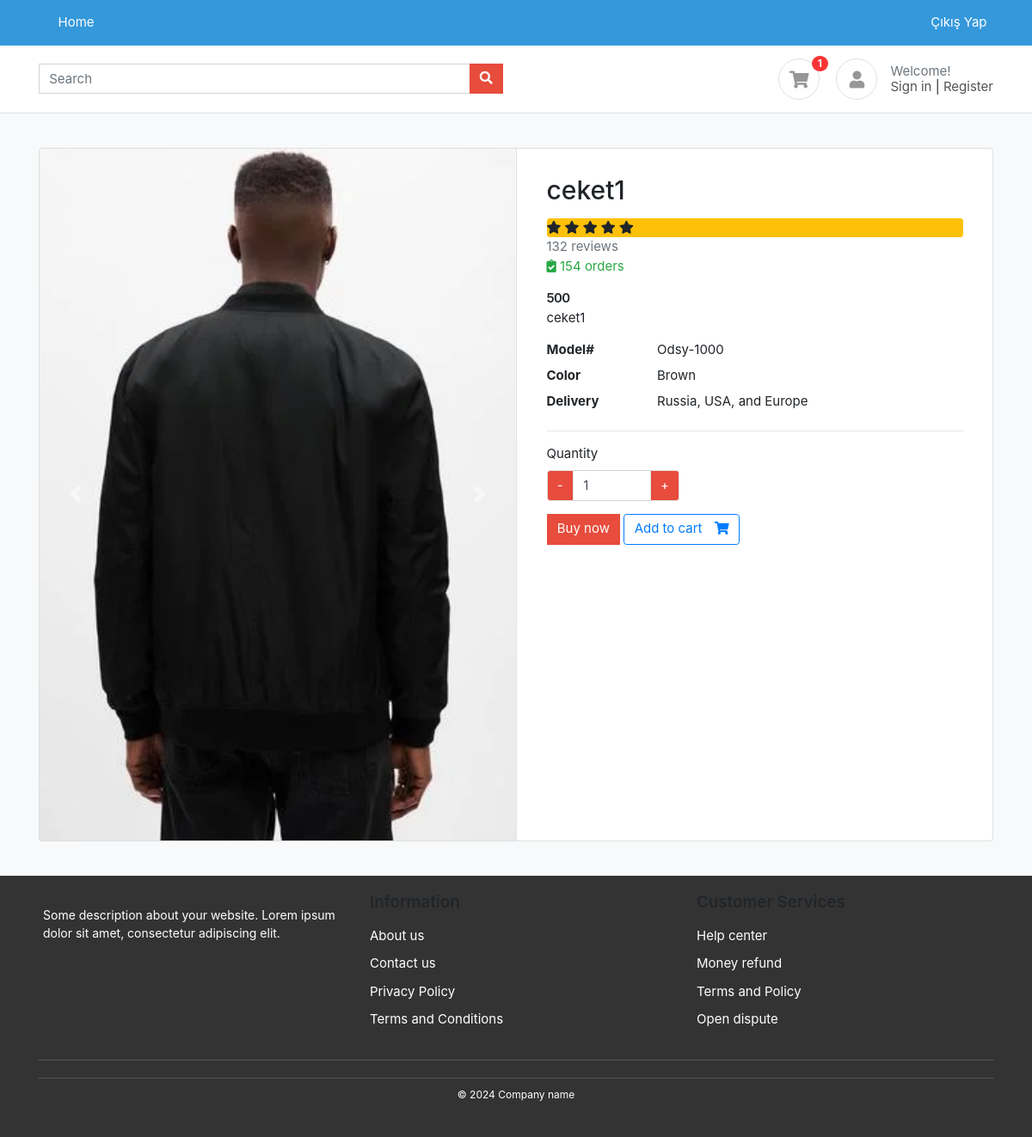
The page /product/ceket1/ (signed in) on the database its author committed.
### accounts/models.py (models this page shows)
class Profile(BaseModel):
    user = models.OneToOneField(User, on_delete=models.CASCADE, related_name="profile")
    is_email_verified = models.BooleanField(default=False)
    email_token = models.CharField(max_length=100, null=True, blank=True)
    profile_image = models.ImageField(upload_to='profile')
    def get_cart_count(self):
        return CartItems.objects.filter(cart__is_paid=False, cart__user=self.user).count()

### products/models.py (models this page shows, shortened)
class  ProductImage(BaseModel):
    product=models.ForeignKey(Product,on_delete=models.CASCADE,related_name="product_images")
    image=models.ImageField(upload_to="product")

class Product(BaseModel):
    product_name=models.CharField(max_length=100)
    category=models.ForeignKey(Category,on_delete=models.CASCADE,related_name="products")
    price=models.IntegerField()
    product_description=models.TextField()
    slug=models.SlugField(unique=True,null=True,blank=True)
    color_variant=models.ManyToManyField(ColorVariant,blank=True)
    size_variant=models.ManyToManyField(SizeVariant,blank=True)
    discount_price = models.DecimalField(max_digits=10, decimal_places=2, blank=True, null=True)

### products/views.py (the view)
# urls.py: path('<slug>/', get_product, name="get_product"),
def get_product(request, slug):
    try:
       product = Product.objects.get(slug=slug)
       context = {'product': product}
       if request.GET.get('size'):
           size = request.GET.get('size')
           price = product.get_product_price_by_size(size)
           context['selected_size'] = size
           context['updated_price'] = price
       return render(request, 'product/product.html', context=context)
    except Exception as e:
        print(e)

### templates/product/product.html (shortened to what this page needs)
{% extends "base/base.html" %}
{% block start %}
<section class="section-content padding-y bg">
    <div class="container">
    <div class="card">
        <div class="row no-gutters">
            <aside class="col-md-6">
                <div id="product-carousel" class="carousel slide" data-ride="carousel">
                    <div class="carousel-inner">
                        {% for image in product.product_images.all %}
                            <div class="carousel-item {% if forloop.first %}active{% endif %}">
                                <img src="/media/{{ image.image }}" class="d-block w-100" alt="{{ product.product_name }}">
                            </div>
                        {% endfor %}
                    </div>
                    <a class="carousel-control-prev" href="#product-carousel" role="button" data-slide="prev">
                        <span class="carousel-control-prev-icon" aria-hidden="true"></span>
                    </a>
                    <a class="carousel-control-next" href="#product-carousel" role="button" data-slide="next">
                        <span class="carousel-control-next-icon" aria-hidden="true"></span>
                    </a>
                </div>
            </aside>
            <main class="col-md-6 border-left">
                <article class="content-body">
                    <h2 class="title">{{ product.product_name }}</h2>
                    <div class="rating-wrap my-3">
                        <ul class="list-unstyled">
                            <li class="bg-warning rounded">
                                <i class="fa fa-star"></i> <i class="fa fa-star"></i>
                                <i class="fa fa-star"></i> <i class="fa fa-star"></i>
                                <i class="fa fa-star"></i>
                            </li>
                            <li class="text-muted">132 reviews</li>
                            <li class="text-success"><i class="fa fa-clipboard-check"></i> 154 orders </li>
                        </ul>
                    </div>
                    <div class="price-wrap">
                        <span class="price">
                            {% if updated_price %}
                                {{ updated_price }}
                            {% else %}
                                {{ product.price }}
                            {% endif %}
                        </span>
                    </div>
                    <p>{{ product.product_description }}</p>
                    <dl class="row">
                        <dt class="col-sm-3">Model#</dt>
                        <dd class="col-sm-9">Odsy-1000</dd>
                        <dt class="col-sm-3">Color</dt>
                        <dd class="col-sm-9">Brown</dd>
                        <dt class="col-sm-3">Delivery</dt>
                        <dd class="col-sm-9">Russia, USA, and Europe </dd>
                    </dl>
                    <hr>
                    <div class="form-row">
                        <div class="form-group col-md-4">
                            <label for="quantity-input">Quantity</label>
                            <div class="input-group">
                                <div class="input-group-prepend">
                                    <button class="btn btn-light" type="button" id="button-minus"> - </button>
                                </div>
                                <input id="quantity-input" type="text" class="form-control" value="1">
                                <div class="input-group-append">
                                    <button class="btn btn-light" type="button" id="button-plus"> + </button>
                                </div>
                            </div>
                        </div>
                    </div>
                    <a href="#" class="btn btn-primary"> Buy now </a>
                    <a href="{% url 'add_to_cart' product.uid %}?variant={{selected_size}}" class="btn btn-outline-primary"> <span class="text">Add to cart</span> <i class="fas fa-shopping-cart"></i>  </a>
                </article>
            </main>
        </div>
    </div>
    </div>
</section>
{% endblock %}

### templates/base/base.html (shortened to what this page needs)
<!DOCTYPE html>
<html lang="en">
<head>
    <link href="https://stackpath.bootstrapcdn.com/bootstrap/4.5.2/css/bootstrap.min.css" rel="stylesheet">
    <link href="https://cdnjs.cloudflare.com/ajax/libs/font-awesome/5.15.1/css/all.min.css" rel="stylesheet">
    <link href="/media/css/ui.css" rel="stylesheet" type="text/css">
    <link href="/media/css/responsive.css" rel="stylesheet">
</head>
<body>
    <header class="section-header">
        <nav class="navbar navbar-expand-lg navbar-dark bg-dark">
            <div class="container">
                <div class="collapse navbar-collapse" id="navbarNav">
                    <ul class="navbar-nav mr-auto">
                        <li class="nav-item"><a href="{% url 'index' %}" class="nav-link">Home</a></li>
                    </ul>
                    <ul class="navbar-nav">
                        <li class="nav-item"><a href="#" class="nav-link">Çıkış Yap</a></li>
                    </ul>
                </div>
            </div>
        </nav>
        <section class="header-main border-bottom">
            <div class="container">
                <div class="row align-items-center">
                    <div class="col-lg-6 col-sm-12">
                        <form action="{% url 'index' %}" method="get" class="search">
                            <div class="input-group w-100">
                                <input type="text" class="form-control" name="q" placeholder="Search" value="{{ query }}" style="width:80px">
                                <div class="input-group-append">
                                    <button class="btn btn-primary" type="submit">
                                        <i class="fa fa-search"></i>
                                    </button>
                                </div>
                            </div>
                        </form>
                    </div>
                    <div class="col-lg-6 col-sm-6 col-8">
                        <div class="widgets-wrap float-md-right">
                            <div class="widget-header mr-3">
                                <a href="{% url 'cart' %}" class="icon icon-sm rounded-circle border"><i
                                        class="fa fa-shopping-cart"></i></a>
                                <span class="badge badge-pill badge-danger notify">{{request.user.profile.get_cart_count}}</span>
                            </div>
                            <div class="widget-header icontext">
                                <a href="#" class="icon icon-sm rounded-circle border"><i
                                        class="fa fa-user"></i></a>
                                <div class="text">
                                    <span class="text-muted">Welcome!</span>
                                    <div>
                                        <a href="{% url 'login' %}">Sign in</a> |
                                        <a href="{% url 'register' %}">Register</a>
                                    </div>
                                </div>
                            </div>
                        </div>
                    </div>
                </div>
            </div>
        </section>
    </header>
    {% block start %}
    {% endblock %}
    <footer class="section-footer" class="mt-4">
        <div class="container">
            <div class="footer-top">
                <div class="row">
                    <div class="col-md-4 footer-section">
                        <p class="mt-3">Some description about your website. Lorem ipsum dolor sit amet, consectetur adipiscing elit.</p>
                    </div>
                    <div class="col-md-4 footer-section">
                        <h5 class="title">Information</h5>
                        <ul>
                            <li><a href="#">About us</a></li>
                            <li><a href="#">Contact us</a></li>
                            <li><a href="#">Privacy Policy</a></li>
                            <li><a href="#">Terms and Conditions</a></li>
                        </ul>
                    </div>
                    <div class="col-md-4 footer-section">
                        <h5 class="title">Customer Services</h5>
                        <ul>
                            <li><a href="#">Help center</a></li>
                            <li><a href="#">Money refund</a></li>
                            <li><a href="#">Terms and Policy</a></li>
                            <li><a href="#">Open dispute</a></li>
                        </ul>
                    </div>
                </div>
            </div>
            <div class="footer-bottom text-center">
                <p>&copy; 2024 Company name</p>
            </div>
        </div>
    </footer>
</body>
</html>

### public/static/css/ui.css (style rules this page uses)
html { font-family: 'Inter', sans-serif; font-size: 15px; }
.price-wrap { letter-spacing: -0.7px; }
.content-body { flex: 1 1 auto; padding: 2rem 2.3rem; }
.icon-xs, .icon-sm, .icon-md, .icon-lg { display: inline-block; text-align: center; flex-shrink: 0; flex-grow: 0; }
.icon-sm { width: 48px; height: 48px; line-height: 48px; font-size: 20px; }
.padding-y { padding-top: 40px; padding-bottom: 40px; }
article:after, .form-group:after { display: block; clear: both; content: ""; }
.bg { background-color: #f8f9fa; }
.card .title { color: #212529; }
p:last-child { margin-bottom: 0; }
.header-main { position: relative; padding-top: 1rem; padding-bottom: 1rem; }
.widget-header { display: inline-block; vertical-align: middle; position: relative; }
.widget-header a { color: #545454; }
.widget-header i { color: #969696; }
.widget-header .notify { position: absolute; top: -3px; right: -10px; }
.section-footer ul li { margin-bottom: 5px; }
.section-footer ul a { color: inherit; }
.section-footer .title { font-weight: 600; margin-bottom: 16px; color: #212529; }
.footer-bottom { padding-top: 20px; padding-bottom: 20px; }
.btn-light { background-color: #fff; border-color: #e4e4e4; }
.btn .text + i { margin-left: 10px; }
dl[class="row"] { margin-bottom: 0; }
[class*="list-"] li:after { visibility: hidden; display: block; content: ""; overflow: hidden; height: 0; clear: both; }
.icontext { display: inline-flex; align-items: center; vertical-align: middle; }
.icontext .text { width: 100%; line-height: 1.2; color: #212529; }
.icontext .icon { position: relative; margin-right: 15px; flex-shrink: 0; flex-grow: 0; }
.notify { position: absolute; top: -4px; right: -10px; display: inline-block; padding: .25em .6em; font-size: 12px; line-height: 1; text-align: center; border-radius: 3rem; color: #fff; background-color: #fa3434; }
.price { font-weight: 600; color: #212529; }

### templates/base/base.html (style rules this page uses)
.navbar-dark { background-color: #3498db !important; }
.navbar-dark .navbar-nav .nav-link { color: #ffffff !important; }
.btn-primary { background-color: #e74c3c !important; border-color: #e74c3c !important; }
.btn-light { background-color: #e74c3c; color: #fff; }
.btn-primary { background-color: #3498db; color: #fff; }
.form-control, .btn-primary { border-radius: 0; }
.input-group { width: 100%; }
footer { background-color: #333; color: #fff; padding: 20px 0; }
.footer-top { border-bottom: 1px solid #555; padding-bottom: 20px; margin-bottom: 20px; }
.footer-top p { font-size: 14px; }
.footer-section { padding: 0 20px; }
.footer-section h5 { color: #ffcc00; }
.footer-section ul { list-style: none; padding: 0; }
.footer-section ul li { margin-bottom: 10px; }
.footer-bottom { border-top: 1px solid #555; padding-top: 10px; }
.footer-bottom p { font-size: 12px; margin: 0; }

### rows shown on the page
ProductImage: image (picture)
Product: product_name "ceket1", price "500", product_description "ceket1"

### other values the page prints
{{ request.user.profile.get_cart_count }} "1"
